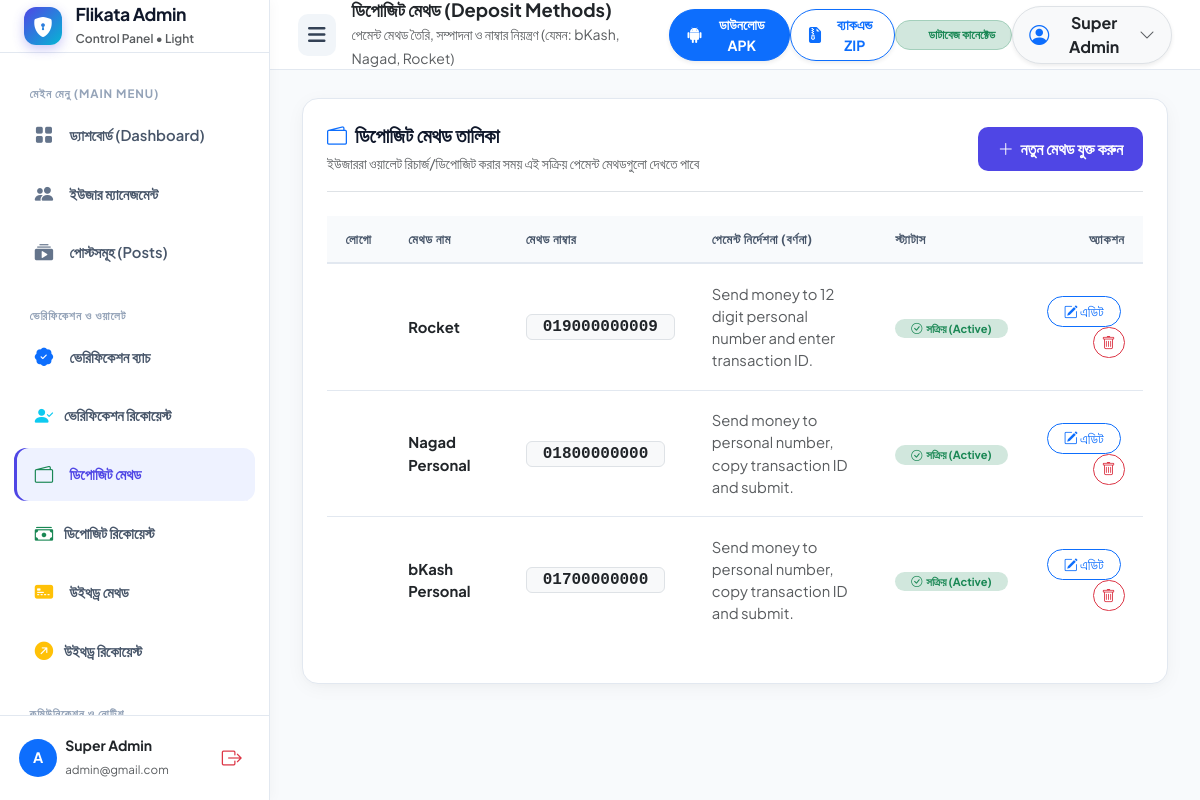
/admin/deposit_methods.php (signed in), run on the app's committed database.
### tables this page shows
CREATE TABLE IF NOT EXISTS `deposit_methods` (
  `id` INT AUTO_INCREMENT PRIMARY KEY,
  `name` VARCHAR(100) NOT NULL,
  `number` VARCHAR(100) NOT NULL,
  `image_url` VARCHAR(500) DEFAULT NULL,
  `description` TEXT DEFAULT NULL,
  `is_active` TINYINT(1) DEFAULT 1,
  `created_at` DATETIME DEFAULT CURRENT_TIMESTAMP,
  `updated_at` DATETIME DEFAULT CURRENT_TIMESTAMP ON UPDATE CURRENT_TIMESTAMP
);

### admin/deposit_methods.php (the view, shortened to what this page needs)
<?php
require_once __DIR__ . '/includes/db.php';
$pageHeading = 'ডিপোজিট মেথড (Deposit Methods)';
$pageSubheading = 'পেমেন্ট মেথড তৈরি, সম্পাদনা ও নাম্বার নিয়ন্ত্রণ (যেমন: bKash, Nagad, Rocket)';
$methods = [];
try {
    $methods = $pdo->query("SELECT * FROM deposit_methods ORDER BY id DESC")->fetchAll() ?: [];
} catch (Exception $e) {
    $err = 'ডাটাবেজ সমস্যা: ' . $e->getMessage();
}
require_once __DIR__ . '/includes/header.php';
?>
<div class="card-custom">
    <div class="d-flex align-items-center justify-content-between mb-4 border-bottom pb-3">
        <div>
            <h5 class="fw-bold mb-1"><i class="bi bi-wallet2 text-primary me-2"></i>ডিপোজিট মেথড তালিকা</h5>
            <small class="text-muted">ইউজাররা ওয়ালেট রিচার্জ/ডিপোজিট করার সময় এই সক্রিয় পেমেন্ট মেথডগুলো দেখতে পাবে</small>
        </div>
        <button class="btn btn-primary-custom" data-bs-toggle="modal" data-bs-target="#methodModal" onclick="openAddModal()">
            <i class="bi bi-plus-lg me-1"></i> নতুন মেথড যুক্ত করুন
        </button>
    </div>
    <div class="table-responsive">
        <table class="table table-custom">
            <thead>
                <tr>
                    <th>লোগো</th>
                    <th>মেথড নাম</th>
                    <th>মেথড নাম্বার</th>
                    <th>পেমেন্ট নির্দেশনা (বর্ণনা)</th>
                    <th>স্ট্যাটাস</th>
                    <th class="text-end">অ্যাকশন</th>
                </tr>
            </thead>
            <tbody>
                <?php if (empty($methods)): ?>
                <tr>
                    <td colspan="6" class="text-center py-5 text-muted">
                        <i class="bi bi-inbox fs-2 d-block mb-2"></i>
                        কোন ডিপোজিট মেথড পাওয়া যায়নি। "+ নতুন মেথড যুক্ত করুন" বাটনে ক্লিক করে যোগ করুন।
                    </td>
                </tr>
                <?php else: ?>
                <?php foreach ($methods as $m): ?>
                <tr>
                    <td>
                    </td>
                    <td class="fw-bold text-dark">
                        <?= htmlspecialchars($m['name']) ?>
                    </td>
                    <td>
                        <span class="badge bg-light text-dark fs-6 px-3 py-1 font-monospace border">
                            <?= htmlspecialchars($m['number']) ?>
                        </span>
                    </td>
                    <td class="text-muted small" style="max-width: 300px;">
                        <?= htmlspecialchars($m['description'] ?: 'কোন নির্দেশনা নেই') ?>
                    </td>
                    <td>
                        <?php if ((int)$m['is_active'] === 1): ?>
                            <span class="badge bg-success-subtle text-success rounded-pill px-3 py-1 fw-bold"><i class="bi bi-check-circle me-1"></i>সক্রিয় (Active)</span>
                        <?php else: ?>
                            <span class="badge bg-danger-subtle text-danger rounded-pill px-3 py-1 fw-bold"><i class="bi bi-x-circle me-1"></i>ডিজেবল / নিষ্ক্রিয়</span>
                        <?php endif; ?>
                    </td>
                    <td class="text-end">
                        <button class="btn btn-sm btn-outline-primary rounded-pill px-3 me-1"
                            onclick='openEditModal(<?= json_encode($m) ?>)'>
                            <i class="bi bi-pencil-square"></i> এডিট
                        </button>
                        <form method="POST" action="deposit_methods.php" class="d-inline" onsubmit="return confirm('আপনি কি নিশ্চিত এই মেথডটি ডিলিট করতে চান?');">
                            <button type="submit" class="btn btn-sm btn-outline-danger rounded-pill px-2">
                                <i class="bi bi-trash"></i>
                            </button>
                        </form>
                    </td>
                </tr>
                <?php endforeach; ?>
                <?php endif; ?>
            </tbody>
        </table>
    </div>
</div>
<?php require_once __DIR__ . '/includes/footer.php'; ?>

### admin/includes/header.php (shortened to what this page needs)
<?php
$currentPage = basename($_SERVER['PHP_SELF']);
$adminName = $_SESSION['admin_name'] ?? 'Super Admin';
$adminEmail = $_SESSION['admin_email'] ?? 'admin@gmail.com';
?>
<!DOCTYPE html>
<html lang="en">
<head>
    <link href="https://cdn.jsdelivr.net/npm/bootstrap@5.3.2/dist/css/bootstrap.min.css" rel="stylesheet">
    <link href="https://cdnjs.cloudflare.com/ajax/libs/bootstrap/5.3.2/css/bootstrap.min.css" rel="stylesheet">
    <link rel="stylesheet" href="https://cdn.jsdelivr.net/npm/bootstrap-icons@1.11.3/font/bootstrap-icons.min.css">
    <link rel="stylesheet" href="https://cdnjs.cloudflare.com/ajax/libs/font-awesome/6.5.1/css/all.min.css">
</head>
<body>
<aside id="sidebar">
    <div class="sidebar-brand">
        <div class="brand-logo">
            <i class="bi bi-shield-lock-fill"></i>
        </div>
        <div>
            <h6 class="mb-0 fw-bold" style="font-size: 1.1rem; color: #0f172a; letter-spacing: -0.02em;">Flikata Admin</h6>
            <small class="text-muted fw-semibold" style="font-size: 0.75rem;">Control Panel • Light</small>
        </div>
    </div>
    <div class="sidebar-nav">
        <div class="nav-label">মেইন মেনু (Main Menu)</div>
        <a href="index.php" class="sidebar-link <?= $currentPage === 'index.php' ? 'active' : '' ?>">
            <i class="bi bi-grid-fill"></i>
            <span>ড্যাশবোর্ড (Dashboard)</span>
        </a>
        <a href="users.php" class="sidebar-link <?= $currentPage === 'users.php' ? 'active' : '' ?>">
            <i class="bi bi-people-fill"></i>
            <span>ইউজার ম্যানেজমেন্ট</span>
        </a>
        <a href="posts.php" class="sidebar-link <?= $currentPage === 'posts.php' ? 'active' : '' ?>">
            <i class="bi bi-collection-play-fill"></i>
            <span>পোস্টসমূহ (Posts)</span>
        </a>
        <div class="nav-label mt-3">ভেরিফিকেশন ও ওয়ালেট</div>
        <a href="verification_packages.php" class="sidebar-link <?= $currentPage === 'verification_packages.php' ? 'active' : '' ?>">
            <i class="bi bi-patch-check-fill text-primary"></i>
            <span>ভেরিফিকেশন ব্যাচ</span>
        </a>
        <a href="verification_requests.php" class="sidebar-link <?= $currentPage === 'verification_requests.php' ? 'active' : '' ?> d-flex justify-content-between align-items-center">
            <div class="d-flex align-items-center gap-2">
                <i class="bi bi-person-check-fill text-info"></i>
                <span>ভেরিফিকেশন রিকোয়েস্ট</span>
            </div>
        </a>
        <a href="deposit_methods.php" class="sidebar-link <?= $currentPage === 'deposit_methods.php' ? 'active' : '' ?>">
            <i class="bi bi-wallet2 text-success"></i>
            <span>ডিপোজিট মেথড</span>
        </a>
        <a href="deposit_requests.php" class="sidebar-link <?= $currentPage === 'deposit_requests.php' ? 'active' : '' ?> d-flex justify-content-between align-items-center">
            <div class="d-flex align-items-center gap-2">
                <i class="bi bi-cash-stack text-success"></i>
                <span>ডিপোজিট রিকোয়েস্ট</span>
            </div>
        </a>
        <a href="withdraw_methods.php" class="sidebar-link <?= $currentPage === 'withdraw_methods.php' ? 'active' : '' ?>">
            <i class="bi bi-credit-card-2-front-fill text-warning"></i>
            <span>উইথড্র মেথড</span>
        </a>
        <a href="withdraw_requests.php" class="sidebar-link <?= $currentPage === 'withdraw_requests.php' ? 'active' : '' ?> d-flex justify-content-between align-items-center">
            <div class="d-flex align-items-center gap-2">
                <i class="bi bi-arrow-up-right-circle-fill text-warning"></i>
                <span>উইথড্র রিকোয়েস্ট</span>
            </div>
        </a>
        <div class="nav-label mt-3">কমিউনিকেশন ও নোটিশ</div>
    </div>
    <div class="sidebar-footer">
        <div class="d-flex align-items-center justify-content-between">
            <div class="d-flex align-items-center gap-2">
                <div class="bg-primary text-white rounded-circle d-flex align-items-center justify-content-center fw-bold" style="width: 38px; height: 38px; font-size: 0.9rem;">
                    A
                </div>
                <div>
                    <div class="fw-bold text-dark text-truncate" style="max-width: 120px; font-size: 0.875rem;"><?= htmlspecialchars($adminName) ?></div>
                    <small class="text-muted" style="font-size: 0.725rem;"><?= htmlspecialchars($adminEmail) ?></small>
                </div>
            </div>
            <a href="logout.php" class="btn btn-sm btn-outline-danger border-0 rounded-circle p-2" title="লগআউট" onclick="return confirm('আপনি কি নিশ্চিত লগআউট করতে চান?');">
                <i class="bi bi-box-arrow-right fs-5"></i>
            </a>
        </div>
    </div>
</aside>
<header id="topbar">
    <div class="d-flex align-items-center gap-3">
        <button class="hamburger-btn" id="sidebarToggle" onclick="toggleSidebar()" aria-label="Toggle Navigation Menu" title="মেনু খুলুন/বন্ধ করুন">
            <i class="fa-solid fa-bars"></i>
        </button>
        <div>
            <h5 class="mb-0 fw-bold text-dark" style="font-size: 1.15rem;"><?= $pageHeading ?? 'এডমিন ড্যাশবোর্ড' ?></h5>
            <small class="text-muted d-none d-sm-inline"><?= $pageSubheading ?? 'Flikata সোশ্যাল অ্যাপ এডমিনিস্ট্রেশন' ?></small>
        </div>
    </div>
        <a href="flikata_latest.apk" download class="btn btn-sm btn-primary rounded-pill px-3 py-1.5 d-flex align-items-center gap-2 fw-bold text-white shadow-sm" title="লেটেস্ট Android APK ডাউনলোড করুন">
            <i class="bi bi-android2 fs-6"></i>
            <span class="d-none d-md-inline">ডাউনলোড APK</span>
        </a>
        <a href="flikata_backend_and_admin_cpanel.zip" download class="btn btn-sm btn-outline-primary rounded-pill px-3 py-1.5 d-flex align-items-center gap-2 fw-bold shadow-sm" title="সম্পূর্ণ ব্যাকএন্ড ও এডমিন প্যানেল জিপ ডাউনলোড করুন">
            <i class="bi bi-file-earmark-zip-fill fs-6 text-primary"></i>
            <span class="d-none d-md-inline">ব্যাকএন্ড ZIP</span>
        </a>
        <div class="badge rounded-pill bg-success-subtle text-success px-3 py-2 d-flex align-items-center gap-2 fw-semibold border border-success-subtle">
            <span>ডাটাবেজ কানেক্টেড</span>
        </div>
        <div class="dropdown">
            <button class="btn btn-light rounded-pill px-3 py-1 d-flex align-items-center gap-2 border shadow-sm" type="button" data-bs-toggle="dropdown" aria-expanded="false">
                <i class="bi bi-person-circle fs-5 text-primary"></i>
                <span class="fw-bold text-dark d-none d-md-inline"><?= htmlspecialchars($adminName) ?></span>
                <i class="bi bi-chevron-down fs-7 text-muted"></i>
            </button>
        </div>
</header>
<main id="main-content">

### admin/includes/footer.php (shortened to what this page needs)
</main>
</body>
</html>

### admin/includes/header.php (style rules this page uses)
:root { --primary: #4f46e5; --primary-hover: #4338ca; --primary-light: #eef2ff; --primary-subtle: #e0e7ff; --accent: #06b6d4; --bg-body: #f8fafc; --card-bg: #ffffff; --text-main: #0f172a; --text-muted: #64748b; --border-color: #e2e8f0; --sidebar-width: 270px; --sidebar-bg: #ffffff; --topbar-height: 70px; --shadow-card: 0 4px 20px -2px rgba(0, 0, 0, 0.05), 0 2px 6px -1px rgba(0, 0, 0, 0.02); --shadow-hover: 0 10px 25px -3px rgba(0, 0, 0, 0.08), 0 4px 10px -2px rgba(0, 0, 0, 0.03); --radius-card: 16px; }
body { font-family: 'Plus Jakarta Sans', -apple-system, BlinkMacSystemFont, "Segoe UI", Roboto, sans-serif; background-color: var(--bg-body); color: var(--text-main); overflow-x: hidden; min-height: 100vh; }
#sidebar { width: var(--sidebar-width); height: 100vh; position: fixed; top: 0; left: 0; background-color: var(--sidebar-bg); border-right: 1px solid var(--border-color); z-index: 1040; transition: all 0.3s cubic-bezier(0.4, 0, 0.2, 1); display: flex; flex-direction: column; box-shadow: 2px 0 12px rgba(0, 0, 0, 0.03); }
.sidebar-brand { height: var(--topbar-height); display: flex; align-items: center; padding: 0 1.5rem; border-bottom: 1px solid var(--border-color); background: #ffffff; }
.sidebar-brand .brand-logo { width: 38px; height: 38px; background: linear-gradient(135deg, #4f46e5 0%, #06b6d4 100%); border-radius: 12px; display: flex; align-items: center; justify-content: center; color: #ffffff; font-size: 1.25rem; font-weight: 800; margin-right: 0.85rem; box-shadow: 0 4px 12px rgba(79, 70, 229, 0.3); }
.sidebar-nav { padding: 1.25rem 0.85rem; flex-grow: 1; overflow-y: auto; }
.nav-label { font-size: 0.725rem; font-weight: 700; text-transform: uppercase; letter-spacing: 0.08em; color: #94a3b8; padding: 0.75rem 1rem 0.35rem 1rem; }
.sidebar-link { display: flex; align-items: center; gap: 0.85rem; padding: 0.8rem 1.15rem; border-radius: 12px; font-weight: 600; font-size: 0.925rem; color: #475569; text-decoration: none; transition: all 0.2s ease; margin-bottom: 0.35rem; }
.sidebar-link i { font-size: 1.15rem; color: #64748b; transition: all 0.2s ease; width: 24px; text-align: center; }
.sidebar-link.active { color: var(--primary); background-color: var(--primary-light); font-weight: 700; box-shadow: inset 3px 0 0 var(--primary); }
.sidebar-link.active i { color: var(--primary); }
.sidebar-footer { padding: 1.2rem; border-top: 1px solid var(--border-color); background: #ffffff; }
#topbar { height: var(--topbar-height); position: fixed; top: 0; right: 0; left: var(--sidebar-width); background: #ffffff; border-bottom: 1px solid var(--border-color); display: flex; align-items: center; justify-content: space-between; padding: 0 1.75rem; z-index: 1030; transition: all 0.3s cubic-bezier(0.4, 0, 0.2, 1); }
.hamburger-btn { background: #f1f5f9; border: none; width: 42px; height: 42px; border-radius: 10px; display: flex; align-items: center; justify-content: center; cursor: pointer; color: #334155; font-size: 1.25rem; transition: all 0.2s ease; }
#main-content { margin-left: var(--sidebar-width); padding-top: calc(var(--topbar-height) + 1.75rem); padding-bottom: 3rem; padding-left: 2rem; padding-right: 2rem; transition: all 0.3s cubic-bezier(0.4, 0, 0.2, 1); min-height: 100vh; }
.card-custom { background: var(--card-bg); border-radius: var(--radius-card); border: 1px solid var(--border-color); box-shadow: var(--shadow-card); padding: 1.5rem; transition: transform 0.2s ease, box-shadow 0.2s ease; position: relative; }
.btn-primary-custom { background: var(--primary); color: #ffffff; border: none; border-radius: 10px; font-weight: 600; padding: 0.6rem 1.25rem; transition: all 0.2s ease; }
.table-custom { border-collapse: separate; border-spacing: 0; width: 100%; }
.table-custom th { background-color: #f8fafc; color: #475569; font-weight: 700; font-size: 0.8rem; text-transform: uppercase; letter-spacing: 0.05em; padding: 0.85rem 1.15rem; border-bottom: 2px solid var(--border-color); }
.table-custom td { padding: 1.15rem; vertical-align: middle; border-bottom: 1px solid var(--border-color); background-color: #ffffff; font-size: 0.925rem; }
.table-custom tr:last-child td { border-bottom: none; }

### data on the page
deposit_methods: name "Rocket", number "019000000009", description "Send money to 12 digit personal number and enter transaction ID.", is_active 1 (drawn)
deposit_methods: name "Nagad Personal", number "01800000000", description "Send money to personal number, copy transaction ID and submit.", is_active 1 (drawn)
deposit_methods: name "bKash Personal", number "01700000000", description "Send money to personal number, copy transaction ID and submit.", is_active 1 (drawn)

### other printed values
$adminName "Super Admin"
$adminEmail "admin@gmail.com"
$pageHeading "ডিপোজিট মেথড (Deposit Methods)"
$pageSubheading "পেমেন্ট মেথড তৈরি, সম্পাদনা ও নাম্বার নিয়ন্ত্রণ (যেমন: bKash, Nagad, Rocket)"
